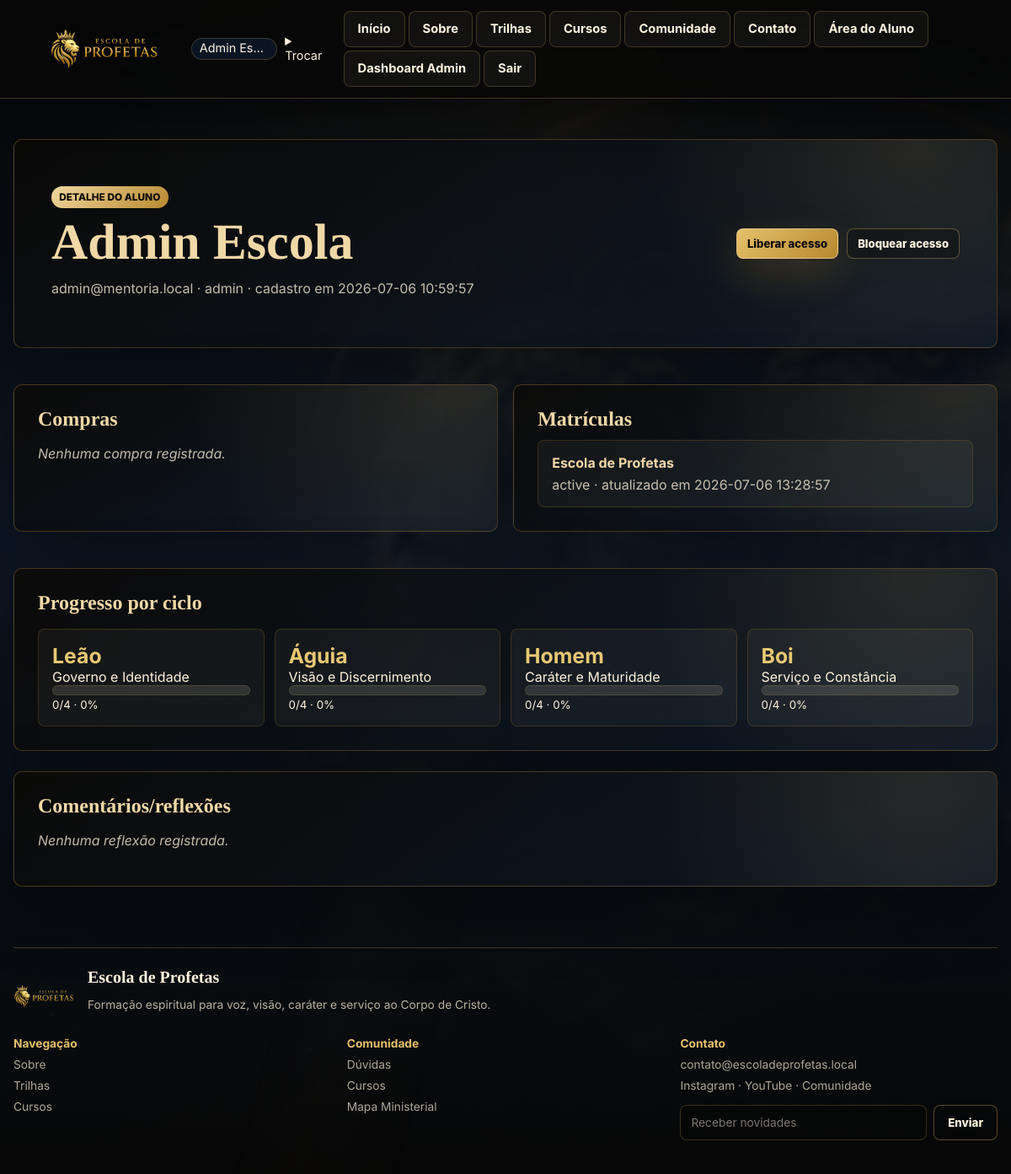
Page /admin/aluno/3 on the committed database.
### tables this page shows
CREATE TABLE users (
                id INTEGER PRIMARY KEY AUTOINCREMENT,
                name TEXT NOT NULL,
                email TEXT UNIQUE NOT NULL,
                password_hash TEXT,
                password TEXT,
                plan TEXT NOT NULL DEFAULT 'free',
                role TEXT NOT NULL DEFAULT 'user',
                spiritual_profile TEXT,
                subscription_started_at TEXT,
                created_at TEXT NOT NULL,
                updated_at TEXT,
                last_seen_at TEXT,
                current_page TEXT
            );

CREATE TABLE enrollments (
                id INTEGER PRIMARY KEY AUTOINCREMENT,
                user_id INTEGER NOT NULL,
                course_id INTEGER NOT NULL,
                status TEXT NOT NULL DEFAULT 'active',
                created_at TEXT NOT NULL,
                updated_at TEXT NOT NULL,
                UNIQUE(user_id, course_id),
                FOREIGN KEY(user_id) REFERENCES users(id),
                FOREIGN KEY(course_id) REFERENCES courses(id)
            );

CREATE TABLE courses (
                id INTEGER PRIMARY KEY AUTOINCREMENT,
                slug TEXT UNIQUE NOT NULL,
                title TEXT NOT NULL,
                description TEXT,
                price_cents INTEGER,
                active INTEGER NOT NULL DEFAULT 1,
                created_at TEXT NOT NULL,
                updated_at TEXT NOT NULL
            );

CREATE TABLE user_station_progress (
                id INTEGER PRIMARY KEY AUTOINCREMENT,
                user_id INTEGER NOT NULL,
                station_id INTEGER NOT NULL,
                status TEXT NOT NULL DEFAULT 'bloqueada',
                percent_complete INTEGER NOT NULL DEFAULT 0,
                started_at TEXT,
                completed_at TEXT,
                updated_at TEXT NOT NULL,
                UNIQUE(user_id, station_id),
                FOREIGN KEY(user_id) REFERENCES users(id),
                FOREIGN KEY(station_id) REFERENCES spiritual_stations(id)
            );

### app.py (the view)
@app.route("/admin/aluno/<int:user_id>")
@admin_required
def admin_aluno_detalhe(user_id: int):
    user_row = query_one("SELECT * FROM users WHERE id = ?", (user_id,))
    if not user_row:
        abort(404)
    purchases = query_all(
        """
        SELECT p.*, c.title AS course_title
        FROM purchases p
        JOIN courses c ON c.id = p.course_id
        WHERE p.user_id = ?
        ORDER BY p.created_at DESC
        """,
        (user_id,),
    )
    enrollments = query_all(
        """
        SELECT e.*, c.title AS course_title, c.slug AS course_slug
        FROM enrollments e
        JOIN courses c ON c.id = e.course_id
        WHERE e.user_id = ?
        ORDER BY e.updated_at DESC
        """,
        (user_id,),
    )
    cycle_rows = [{"cycle": cycle, "progress": calculate_cycle_progress(user_id, "escola-de-profetas", cycle["slug"])} for cycle in COURSE_CYCLES.values()]
    comments = get_admin_comment_rows(user_filter=user_row["email"])
    return render_template("admin/aluno_detalhe.html", user_row=user_row, purchases=purchases, enrollments=enrollments, cycle_rows=cycle_rows, comments=comments)

### app.py (called while the page is built)
def now() -> datetime:
    return datetime.now()

def now_str() -> str:
    return now().strftime(DATE_FORMAT)

def parse_dt(value: str | None) -> datetime:
    if not value:
        return now()
    return datetime.strptime(value, DATE_FORMAT)

def get_db() -> sqlite3.Connection:
    if "db" not in g:
        conn = sqlite3.connect(DB_PATH)
        conn.row_factory = sqlite3.Row
        g.db = conn
    return g.db

def query_one(sql: str, params: tuple[Any, ...] = ()) -> sqlite3.Row | None:
    return get_db().execute(sql, params).fetchone()

def query_all(sql: str, params: tuple[Any, ...] = ()) -> list[sqlite3.Row]:
    return get_db().execute(sql, params).fetchall()

def execute(sql: str, params: tuple[Any, ...] = ()) -> sqlite3.Cursor:
    db = get_db()
    cur = db.execute(sql, params)
    db.commit()
    return cur

def course_cycle_by_slug(slug: str) -> dict[str, Any] | None:
    return COURSE_CYCLES.get(slug)

def get_course_progress_map(user_id: int, cycle_slug: str) -> dict[str, sqlite3.Row]:
    rows = query_all("SELECT * FROM course_progress WHERE user_id = ? AND course_slug = 'escola-de-profetas' AND cycle_slug = ?", (user_id, cycle_slug))
    return {row["content_slug"]: row for row in rows}

def get_course_cycle_progress(user_id: int, cycle_slug: str) -> dict[str, int]:
    cycle = course_cycle_by_slug(cycle_slug)
    if not cycle:
        return {"done": 0, "total": 0, "percent": 0}
    progress = get_course_progress_map(user_id, cycle_slug)
    total = len(cycle["contents"])
    done = sum(1 for content in cycle["contents"] if progress.get(content["slug"]) and progress[content["slug"]]["status"] == "concluido")
    return {"done": done, "total": total, "percent": int((done / total) * 100) if total else 0}

def current_user() -> sqlite3.Row | None:
    user_id = session.get("user_id")
    return query_one("SELECT * FROM users WHERE id = ?", (user_id,)) if user_id else None

def public_test_admin() -> sqlite3.Row | None:
    admin_user = query_one("SELECT * FROM users WHERE email = ?", ("admin@escoladeprofetas.local",))
    if admin_user is None:
        admin_user = query_one("SELECT * FROM users WHERE role = 'admin' ORDER BY id LIMIT 1")
    return admin_user

def get_current_week(user: sqlite3.Row) -> int:
    if user["plan"] != "premium":
        return 1
    started = parse_dt(user["subscription_started_at"]) if user["subscription_started_at"] else now()
    return max(1, ((now() - started).days // 7) + 1)

### templates/admin/aluno_detalhe.html (shortened to what this page needs)
{% extends "base.html" %}
{% block body_class %}dark-gold-bg admin-page{% endblock %}
{% block content %}
<section class="admin-shell">
  <header class="admin-header">
    <div>
      <p class="eyebrow">Detalhe do aluno</p>
      <h1>{{ user_row.name }}</h1>
      <p>{{ user_row.email }} · {{ user_row.role }} · cadastro em {{ user_row.created_at }}</p>
    </div>
    <div class="admin-actions">
      <form method="post" action="{{ url_for('admin_liberar_acesso', user_id=user_row.id) }}"><button class="button primary" type="submit">Liberar acesso</button></form>
      <form method="post" action="{{ url_for('admin_bloquear_acesso', user_id=user_row.id) }}"><button class="button" type="submit">Bloquear acesso</button></form>
    </div>
  </header>
  <section class="grid two">
    <article class="admin-section">
      <h2>Compras</h2>
      {% for purchase in purchases %}
        <div class="admin-mini-row"><strong>{{ purchase.course_title }}</strong><span>{{ purchase.status }} · R$ {{ '%.2f'|format((purchase.amount_cents or 0) / 100) }} · {{ purchase.created_at }}</span></div>
      {% else %}
        <p class="empty">Nenhuma compra registrada.</p>
      {% endfor %}
    </article>
    <article class="admin-section">
      <h2>Matrículas</h2>
      {% for enrollment in enrollments %}
        <div class="admin-mini-row"><strong>{{ enrollment.course_title }}</strong><span>{{ enrollment.status }} · atualizado em {{ enrollment.updated_at }}</span></div>
      {% else %}
        <p class="empty">Nenhuma matrícula.</p>
      {% endfor %}
    </article>
  </section>
  <section class="admin-section">
    <div class="admin-section-title"><h2>Progresso por ciclo</h2></div>
    <div class="admin-cycle-grid">
      {% for item in cycle_rows %}
        <article>
          <strong>{{ item.cycle.name }}</strong>
          <span>{{ item.cycle.title }}</span>
          <div class="progress-track"><div class="progress-bar" style="--progress: {{ item.progress.percent }}%"></div></div>
          <small>{{ item.progress.done }}/{{ item.progress.total }} · {{ item.progress.percent }}%</small>
        </article>
      {% endfor %}
    </div>
  </section>
  <section class="admin-section">
    <div class="admin-section-title"><h2>Comentários/reflexões</h2></div>
    {% for item in comments %}
      {% set row = item.row %}
      <div class="admin-mini-row"><strong>{{ item.content.title if item.content else row.content_slug }}</strong><span>{{ row.cycle_slug }} · {{ row.updated_at }}</span><p>{{ row.comment_text }}</p></div>
    {% else %}
      <p class="empty">Nenhuma reflexão registrada.</p>
    {% endfor %}
  </section>
</section>
{% endblock %}

### templates/base.html (shortened to what this page needs)
<!doctype html>
<html lang="pt-BR">
<head>
  <link rel="stylesheet" href="{{ url_for('static', filename='css/styles.css', v='teste-liberado-v1') }}">
</head>
<body class="{% block body_class %}{% endblock %}">
  <div class="ambient-light"></div>
  <header class="topbar">
    <div class="topbar-main">
      <a class="brand" href="{{ url_for('index') }}">
        <img class="brand-logo brand-logo-horizontal" src="{{ url_for('static', filename='img/logo_escola_profetas_horizontal.png', v='transparent') }}" alt="Escola de Profetas" onerror="this.style.display='none'; this.nextElementSibling.style.display='grid';">
      </a>
      <div class="user-switch">
        {% if user %}
          <span>{{ user.name }}</span>
          <details>
            <summary>Trocar</summary>
          </details>
        {% else %}
          <a href="{{ url_for('login') }}">Entrar</a>
        {% endif %}
      </div>
    </div>
    <nav class="nav desktop-nav">
      <a href="{{ url_for('index') }}">Início</a>
      <a href="{{ url_for('index') }}#sobre">Sobre</a>
      <a href="{{ url_for('index') }}#trilhas">Trilhas</a>
      <a href="{{ url_for('cursos') }}">Cursos</a>
      <a href="{{ url_for('index') }}#comunidade">Comunidade</a>
      <a href="{{ url_for('index') }}#contato">Contato</a>
      <a class="student-area" href="{{ url_for('aluno') }}">Área do Aluno</a>
      {% if public_test_access or (user and user.role == 'admin') %}<a href="{{ url_for('admin_dashboard') }}">Dashboard Admin</a>{% endif %}
      {% if user %}<a href="{{ url_for('logout') }}">Sair</a>{% endif %}
    </nav>
  </header>
  <main class="page fade-in">
    {% block content %}{% endblock %}
  </main>
  <footer class="footer" id="contato">
    <div class="footer-brand">
      <img class="footer-logo" src="{{ url_for('static', filename='img/logo_escola_profetas.png', v='transparent') }}" alt="Escola de Profetas" onerror="this.style.display='none';">
      <div>
        <strong>Escola de Profetas</strong>
        <p>Formação espiritual para voz, visão, caráter e serviço ao Corpo de Cristo.</p>
      </div>
    </div>
    <div class="footer-columns">
      <div>
        <strong>Navegação</strong>
        <a href="{{ url_for('index') }}#sobre">Sobre</a>
        <a href="{{ url_for('index') }}#trilhas">Trilhas</a>
        <a href="{{ url_for('cursos') }}">Cursos</a>
      </div>
      <div>
        <strong>Comunidade</strong>
        <a href="{{ url_for('duvidas') }}">Dúvidas</a>
        <a href="{{ url_for('cursos') }}">Cursos</a>
        <a href="{{ url_for('mapa_ministerial') }}">Mapa Ministerial</a>
      </div>
      <div>
        <strong>Contato</strong>
        <span>contato@escoladeprofetas.local</span>
        <span>Instagram · YouTube · Comunidade</span>
        <form class="newsletter-form">
          <input type="email" placeholder="Receber novidades" aria-label="Receber novidades">
          <button class="button" type="button">Enviar</button>
        </form>
      </div>
    </div>
  </footer>
</body>
</html>

### rows in the picture
users: name "Admin Es…"
users: name "Admin Escola", email "admin@mentoria.local", role "admin", created_at "2026-07-06 10:59:57"
enrollments: course_title "Escola de Profetas", status "active", updated_at "2026-07-06 13:28:57"
user_station_progress: cycle.name "Leão", cycle "Governo e Identidade", progress.done "0", progress.total "4", progress.percent "0", cycle.name "Águia", cycle "Visão e Discernimento", cycle.name "Homem", cycle "Caráter e Maturidade", cycle.name "Boi", cycle "Serviço e Constância"
